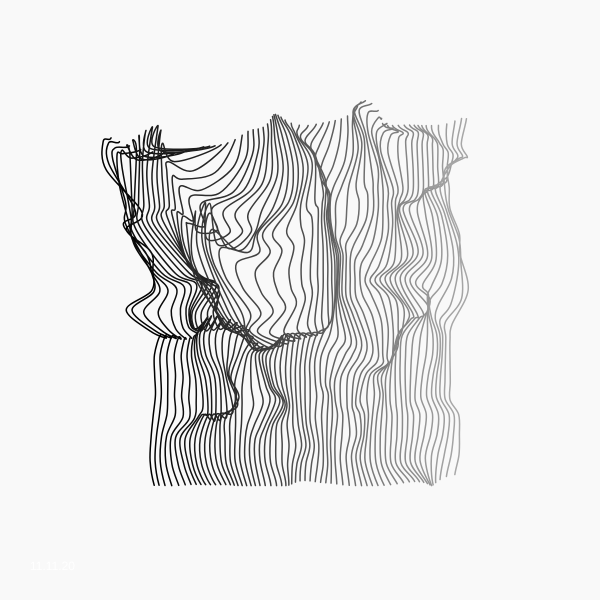
Frame 1 (no input)
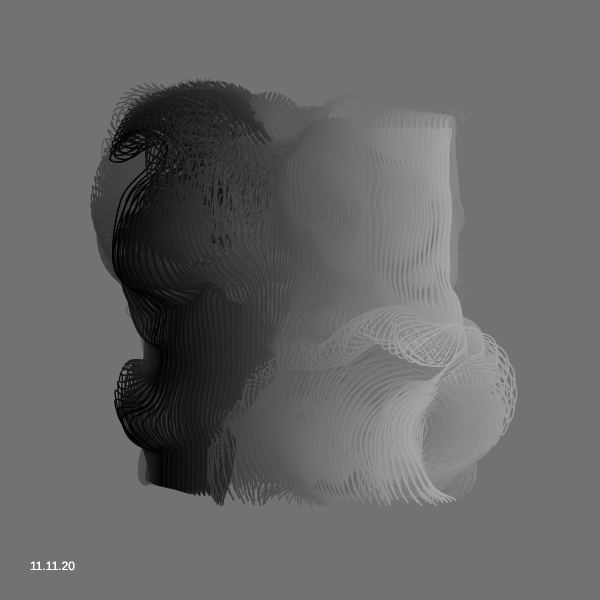
Frame 60 (no input)
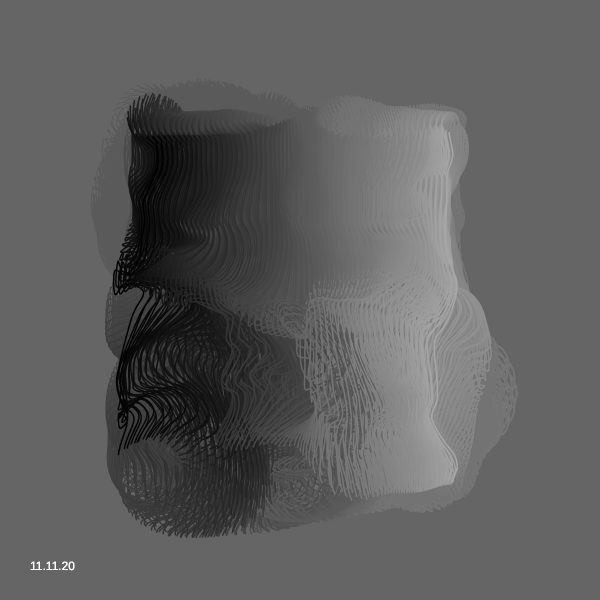
Frame 120 (the mouse pressed at the canvas centre since frame 60)

The p5.js sketch that drew these frames (run headless with seeded random() and noise() and a simulated clock; from frame 60 on, the mouse is pressed at the canvas centre):

// p5.js sketch
// ── sketch.js
//Create some vertical and then offset control points with a circular motion controlled by perlin noise.

//declaration of slider variables.
let sizeSlider;
let colorPicker;
let backgroundColorPicker;
let speedSlider;
let animationButton;
let radiusSlider;
let saveButton;
//isAnimated boolean.
let animate = true;

function setup() {
  createCanvas(600, 600);
  strokeWeight(1.5);
  pixelDensity(2);//increase for better resolution images.
}

let zoff = 0;
let angle = 0;

function draw() {

  //Get the values from DOM elements.
  let size = 1000;
  let animationSpeed = 0.2;
  let backgroundColor = 0;
  let mainColor = 255;
  let radius = 100;

  background(100, 10);
 
  noFill();

  //Create a grid of points.
  //max value of i will affect the density of vertical lines.
  for (i = width / 4; i <= width - (width / 4); i += 5) {
    beginShape();
    for (j = height / 6; j <= height - (height / 6); j += 20) {
      let x =i;
      let y =j;
      let scale = 0.005;//using a scale vaiable because steps between i and j counters are too large steps for noise function.
       stroke(map(i, width/4, width, 0, 250));
      //check if points are inside the slider size value.
      if (dist(i, j, width / 2, height / 2) < size) {
        //Create a 3D noise value for each point .
        //this noise value is used to change the relative angle for the cos() and sin() values 
        //for each point so they dont have tha same angle at every time.
        //The same value is used to define the radius of rotation for each point.
        n = map(noise(i * scale, j * scale, zoff), 0, 1, -1, 1);
        x = i +  n*radius * sin(angle + n * 10);
        y = j +  n*radius * cos(angle + n * 10);
      }
      //connect points.
      curveVertex(x, y);
      // point(x,y);
    }
    endShape();
  }

  //Toogle animation with button.
  if (animate === true) {
    zoff += 0.01;
    angle += animationSpeed;
  }

  fill(255);
  noStroke();
  text("11.11.20", 30, height-30);

}
